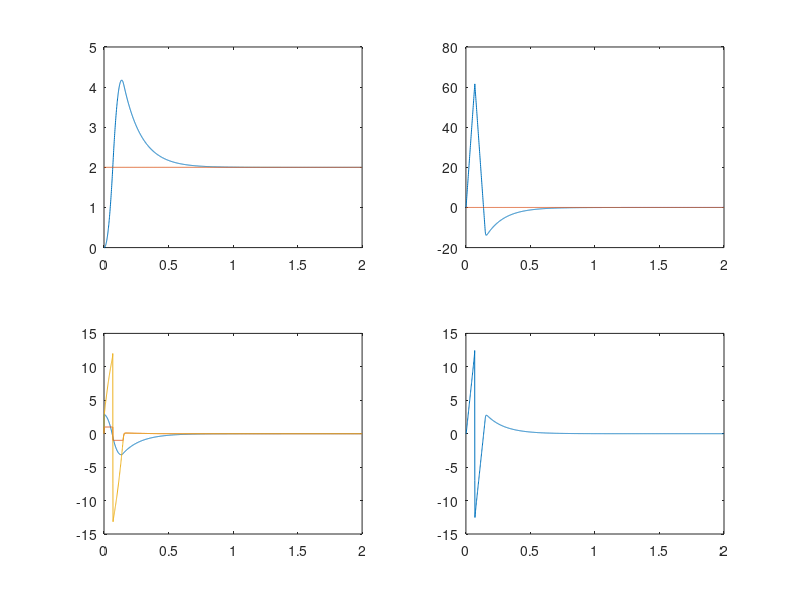

Write the MATLAB code that produced this figure.
% custom simulation solver script

% setup
kt = 19.4e-3; % torque constant in Nm/A
ke = (491)*((2*pi)/(360*60)); % speed constant in rad/s/V 
J = (68.1+80.65+(13.37*(2.2^2)))/(1000*100*100); % total inertia in kg*m2
b = J/10; % motor damping (guess)
KpC = 1; % value from ESCON current controller loop
R = 0.314; % terminal resistance in Ohms
L = 0.085e-3; % terminal inductance in H

Kp = 100; % unstable at Kp = 1000 if SSI = 0; but stable if SSI = 1
Kd = 35;
SSI = 1; % 1 if SSI is implemented
imax = 1; % maximum current
Vmax = 30; % maximum voltage

step = 0.001;
Tmax = 2;
time = 0:step:Tmax;

theta = zeros(4,length(time));
controls = zeros(3,length(time));
currents = zeros(2,length(time));
SSI_vals = zeros(1,length(time));
delO = 0;
ext_torques = zeros(2,length(time));
theta(:,1) = [0;0;2;0]; % theta0, thetadot0, theta1, thetadot1

for tt=2:length(time) % for each time step
    
    % calculate control currents, saturated at idmax
    id_temp = (-Kp*((theta(1,tt-1)-theta(3,tt-1))*(180/pi))-(Kd*(theta(2,tt-1)-theta(4,tt-1))))*(imax/4000);
%     if (abs(((theta(1,tt-1)-theta(3,tt-1))*(180/pi))) < 1) % 1 degree deadzone for control current
%         id = 0;
%     end
    
    % SSI code (1 is master, 0 is slave)
    xmax = (theta(3,tt-1)-theta(1,tt-1))*(180/pi);
    fmax = controls(2,tt-1)*kt;

    Eout = step*((Kp*xmax)+SSI_vals(tt-1))*(theta(4,tt-1)-theta(2,tt-1));
    if ( xmax > 0) % master ahead of slave
        delO = -(2/xmax)*(Eout - (xmax*fmax*0.5)); % positive
    else % slave ahead of master
        delO = (2/xmax)*(Eout - (xmax*fmax*0.5)); % negative
    end

    SSI_vals(tt) = delO;
    
%     delO = 0;
    id = max(min( (id_temp+(SSI*delO)) ,imax),-imax);
    controls(:,tt) = [id_temp; id; id_temp+(SSI*delO)];
    
    % calculate reference voltages for current controllers
%     Vrefs = max(min((KpC*(controls(:,tt)-currents(:,tt-1))),Vmax),-Vmax);
%     Vrefs = KpC*(controls(:,tt)-currents(:,tt-1));

    % calculate external torques
    Text0 = 0;
    Text1 = 0;
    % wall -> increase motor inertia and damping while in contact
    
    ext_torques(:,tt) = [Text0; Text1];
    
    % run one solver step
    % motor currents
%     idot = (1/L)*(Vrefs - ke*[theta(2,tt-1);theta(4,tt-1)] - R*currents(:,tt-1)); % so large can assume id = i
%     currents(:,tt) = max(min((currents(:,tt-1) + step*idot),imax),-imax);
%     current_derivs(:,tt-1) = idot;
%     currents(:,tt) = controls(:,tt);
        
    % motor positions
    theta_dot = [theta(2,tt-1);
                 (kt/J)*(controls(2,tt-1)) - (b/J)*theta(2,tt-1) + Text0;
                 theta(4,tt-1);
%                  (kt/J)*(currents(2,tt-1)) - (b/J)*theta(4,tt-1) + Text1]; % default
%                  4*cos(2*time(tt))]; % track reference
                 0]; % held constant (step)
    theta(:,tt) = theta(:,tt-1) + step*theta_dot;
    
end

figure;
subplot(2,2,1);
plot(time,theta(1,:),time,theta(3,:));
subplot(2,2,2);
plot(time,theta(2,:),time,theta(4,:));
subplot(2,2,3);
plot(time,controls(1,:),time,controls(2,:),time,controls(3,:));
subplot(2,2,4);
plot(time,SSI_vals);